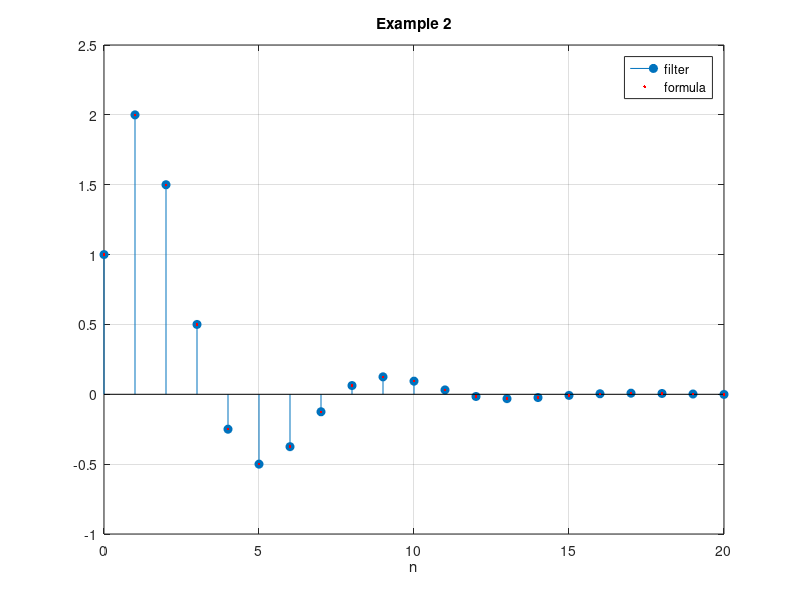

The MATLAB source for this figure:
% Signals and Systems — The Inverse Z-Transform
%title: Inverse Z with Partial Fractions
%ar-title: عكس تحويل Z بالكسور الجزئية
%lesson: ss-ch6-4
%course: signals-systems

%% Example 1: partial fractions of X(z)/z
%ar: X = 1/(1 − 1.5z^{−1} + 0.5z^{−2}) = z²/(z² − 1.5z + 0.5). نفك X(z)/z = z/(z² − 1.5z + 0.5) بـ residue (دالة أساسية في MATLAB)، فنحصل على A/(z − p).
[r, p] = residue([1 0], [1 -1.5 0.5]);
fprintf('X(z)/z: %+g/(z - %g)\n', [r.'; p.'])
%check: abs(r(abs(p - 1) < 1e-9) - 2) < 1e-12 && abs(r(abs(p - 0.5) < 1e-9) + 1) < 1e-12

%% The ROC decides each term
%ar: الـ ROC 0.5 < |z| < 1: القطب 0.5 داخلها ⇐ حد يميني (0.5)^n u[n]. القطب 1 خارجها ⇐ حد يساري −2u[−n−1]. نتحقق بإعادة الجمع عند z = 0.8e^{j0.4}.
n = -200:200; x = -2*(n <= -1) - (0.5.^n).*(n >= 0);
z = 0.8*exp(1j*0.4);
fprintf('sum %.8f%+.8fj, X(z) %.8f%+.8fj\n', real(sum(x.*z.^(-n))), imag(sum(x.*z.^(-n))), real(1/(1 - 1.5/z + 0.5/z^2)), imag(1/(1 - 1.5/z + 0.5/z^2)))
%check: abs(sum(x.*z.^(-n)) - 1/(1 - 1.5/z + 0.5/z^2)) < 1e-8

%% Example 2: complex poles, checked with filter
%ar: السببية: X = (1 + z^{−1})/(1 − z^{−1} + 0.5z^{−2}). المعادلة من المحاضرة: √10 (1/√2)^n cos(πn/4 − 71.565°). filter بدخل δ يعطي نفس العكس مباشرة.
n = 0:20;
xf = sqrt(10)*(1/sqrt(2)).^n .* cos(pi*n/4 - 71.565*pi/180);
xr = filter([1 1], [1 -1 0.5], double(n == 0));
fprintf('first values: %s\n', num2str(xr(1:5), '%.4f  '))
fprintf('max difference from the formula = %.2e\n', max(abs(xr - xf)))
stem(n, xr, 'filled'); hold on; plot(n, xf, 'r.'); hold off; grid on; xlabel('n'); legend('filter', 'formula'); title('Example 2')
%check: max(abs(xr - xf)) < 1e-5

%% Example 3: repeated poles
%ar: X = 1/((1 + z^{−1})(1 − z^{−1})²). المقام نبنيه بضرب كثيرات الحدود بـ conv. الناتج 0.25(−1)^n + 0.75 + 0.5n.
a = conv([1 1], conv([1 -1], [1 -1]));
x3 = filter(1, a, double(n == 0));
fprintf('x[0..5] = %s\n', num2str(x3(1:6)))
%check: max(abs(x3 - (0.25*(-1).^n + 0.75 + 0.5*n))) < 1e-12

%%! Project idea: inverse by long division (power series)
%ar: مشروع: للإشارات السببية، العكس = معاملات القسمة الطويلة لـ b/a. filter بدخل δ هو بالضبط هذه القسمة. استخدمه لعكس أي X(z) عدديًا عندما تكون الكسور الجزئية صعبة.
b = [1 0.5]; a = [1 -0.9 0.2];
q = filter(b, a, [1 zeros(1, 9)]);
fprintf('power-series coefficients: %s\n', num2str(q, '%.4f '))
